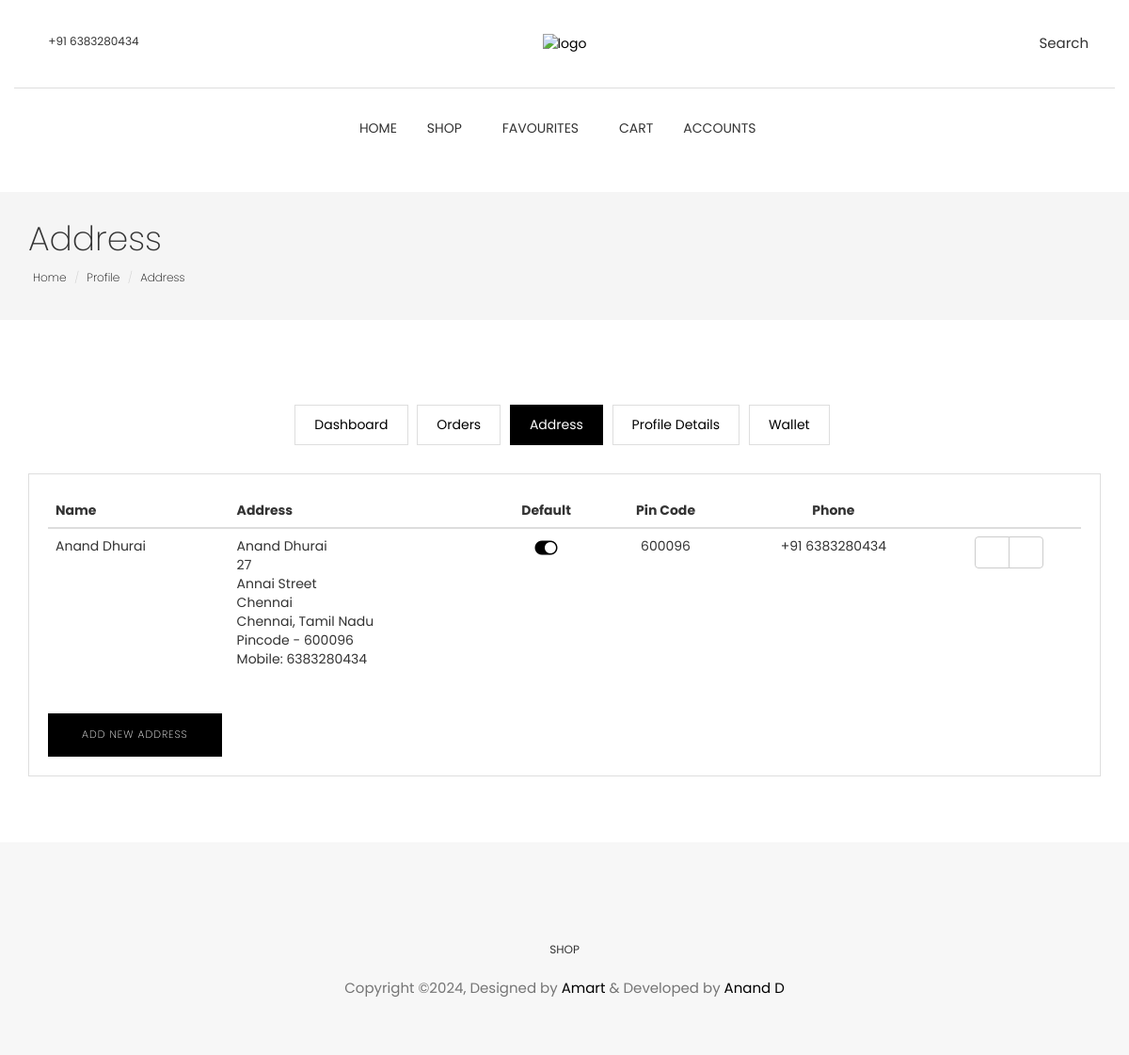
The page /customer/address (signed in) on the database its author committed.
### customer/models.py (models this page shows, shortened)
class Address(models.Model):
    customer = models.ForeignKey(Customer, on_delete=models.CASCADE)
    name = models.CharField(
        max_length=255,
        validators=[
            RegexValidator(
                regex=r"^[a-zA-Z]+(?:[\s-][a-zA-Z]+)*$", message="Enter a valid name."
            )
        ],
    )
    mobile = models.PositiveIntegerField(
        validators=[MinValueValidator(1000000000), MaxValueValidator(9999999999)]
    )
    pincode = models.PositiveIntegerField(
        validators=[MinValueValidator(100000), MaxValueValidator(999999)]
    )
    state = models.CharField(max_length=255)
    building = models.CharField(max_length=255)
    street = models.CharField(max_length=255)
    city = models.CharField(max_length=255, null=True, blank=True)
    district = models.CharField(max_length=255)
    address_text = models.TextField(
        null=True, blank=True
    )  # to store the whole address as text
    is_default = models.BooleanField(default=False)

### customer/views.py (the view)
# urls.py: path("address", views.address, name="customer_address"),
@login_required
def address(request):
    customer = Customer.objects.get(id=request.user.id)
    addresses = Address.objects.filter(customer=customer)
    context = {"customer": customer, "addresses": addresses}
    return render(request, "customer/customer-address.html", context)

### templates/customer/customer-address.html (shortened to what this page needs)
{% extends "home/base.html" %}
{% load static %}
{% block content %}
{% include 'home/includes/navigation.html' %}
<section class="page-header">
    <div class="container">
        <div class="row">
            <div class="col-md-12">
                <div class="content">
                    <h1 class="page-name">Address</h1>
                    <ol class="breadcrumb">
                        <li><a href="{% url "home" %}">Home</a></li>
                        <li><a href="">Profile</a></li>
                        <li class="active"><a href="">Address</a></li>
                    </ol>
                </div>
            </div>
        </div>
    </div>
</section>
    <section class="user-dashboard page-wrapper">
        <div class="container">
            <div class="row">
                <div class="col-md-12">
                    <ul class="list-inline dashboard-menu text-center">
                        <li><a href="{% url "customer_dashboard" %}">Dashboard</a></li>
                        <li><a href="{% url "customer_orders" %}">Orders</a></li>
                        <li><a class="active" href="{% url "customer_address" %}">Address</a></li>
                        <li><a href="{% url "customer_profile" %}">Profile Details</a></li>
                        <li><a href="{% url "customer_wallet" %}">Wallet</a></li>
                    </ul>
                    <div class="dashboard-wrapper user-dashboard">
                        {% if addresses %}
                        <div class="table-responsive">
                            <table class="table">
                                <thead>
                                    <tr>
                                    <th>Name</th>
                                    <th>Address</th>
                                    <th><center>Default</center></th>
                                    <th><center>Pin Code</center></th>
                                    <th><center>Phone</center></th>
                                    <th></th>
                                    </tr>
                                </thead>
                                <tbody>
                                    {% for address in addresses %}
                                        <tr>
                                            <td>{{ address.name }}</td>
                                            <td>{{ address.address_text|linebreaksbr }}</td>
                                            <td><center>
                                                {% if address.is_default  %}
                                                <a type="button" title="Default address"><i class="bi bi-toggle-on h3"></i></a>
                                                {% else %}
                                                    <a href="{% url 'default_address' address.id %}" type="button" class="btn" title="Set default"><i class="bi bi-toggle-off h3"></i></a>
                                                {% endif %}
                                            </center></td>
                                            <td><center>{{ address.pincode }}</center></td>
                                            <td><center>+91 {{ address.mobile }}</center></td>
                                            <td><center>
                                                <div class="btn-group" role="group">
                                                    <a title="Edit address" href="{% url "edit_address" address.id %}" type="button" class="btn btn-default"><i class="tf-pencil2 text-primary" aria-hidden="true"></i></a>
                                                    <a title="Remove address" data-toggle="modal" data-target="#remove-address-modal-{{ address.id }}" type="button" class="btn btn-default"><i class="tf-ion-close text-danger" aria-hidden="true"></i></a>
                                                </div>
                                            </center></td>
                                        </tr>
                                    {% endfor %}
                                </tbody>
                            </table>
                        </div>
                        {% else %}
                        <p>No Addresses Added Yet. Add One Now for Seamless Shopping!</p>
                        {% endif %}
                        <a href="{% url "new_address" %}" class="btn btn-main mt-20">Add New Address</a >
                    </div>
                </div>
            </div>
        </div>
    </section>
{% include 'home/includes/footer.html' %}
{% endblock content %}
{% block extra_styles %}
<link rel="stylesheet" href="https://cdn.jsdelivr.net/npm/bootstrap-icons@1.11.3/font/bootstrap-icons.min.css">
{% endblock extra_styles %}

### static/css/style.css (style rules this page uses)
body { line-height: 1.5; font-family: "Poppins", sans-serif; -webkit-font-smoothing: antialiased; }
h1, h2, h3, h4, h5, h6 { font-family: "Poppins", sans-serif; }
h1, h2, h3, h4, h5, h6 { font-weight: 400; }
ol, ul { margin: 0; padding: 0; list-style: none; }
a, a:focus, a:hover { text-decoration: none; outline: 0; color: #000; }
.btn-main, .btn-small, .btn-transparent, .btn-solid-border { background: #000; color: #fff; display: inline-block; font-size: 11px; letter-spacing: 1px; padding: 14px 35px; text-transform: uppercase; font-weight: 200; border-radius: 0; }
.mt-20 { margin-top: 20px; }
.page-header { background: #f5f5f5; margin-top: 20px; border-bottom: none; padding: 30px 0; }
.page-header h1 { font-weight: 200; margin: 0 0 6px 0; }
.page-header .breadcrumb { background: transparent; padding: 5px; margin: 0; }
.page-header .breadcrumb li { font-weight: 200; font-size: 12px; }
.page-header .breadcrumb li a { color: #000; }
.page-wrapper { padding: 70px 0; }
.dashboard-menu .active { background: #000; color: #fff; border: 1px solid #000; }
.dashboard-menu li { padding: 0; margin: 0 3px; }
.dashboard-menu li a { padding: 10px 20px; border: 1px solid #dedede; display: inline-block; }
.dashboard-wrapper { border: 1px solid #dedede; margin-top: 30px; padding: 20px; }

### rows shown on the page
Address: name "Anand Dhurai", address_text "Anand Dhurai 27 Annai Street Chennai Chennai, Tamil Nadu Pincode - 600096 Mobile: 6383280434", is_default True (drawn), pincode "600096", mobile "6383280434"
